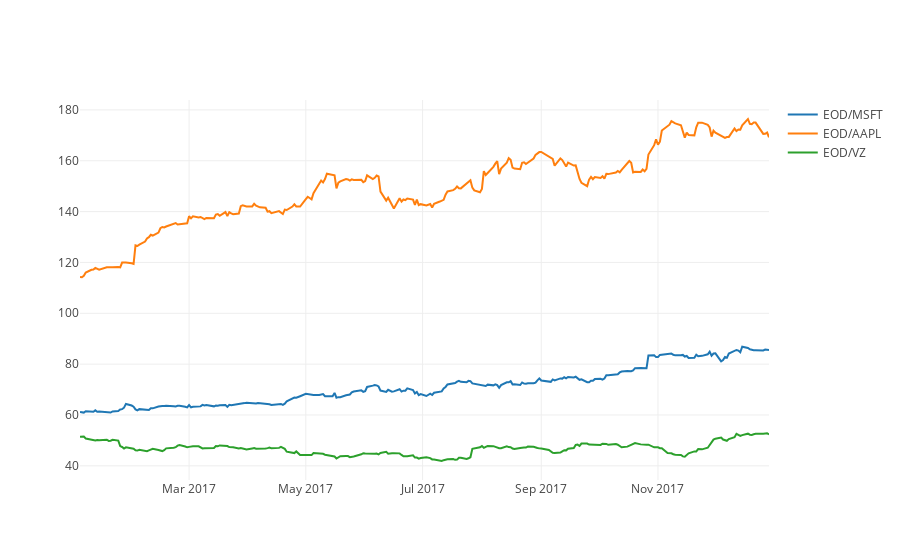

Source (notebook cell):
### Code cell
plot_list =[]
for equity in all_equity_data.keys():
    plot_list.append(go.Scatter(
        x = all_equity_data[equity].index,
        y = all_equity_data[equity]['Adj_Close'],
        name=equity
    ))
py.iplot(plot_list, filename='basic-line')

### Figure 1 — Plotly figure (JSON) as saved in the notebook; plotly's stock layout.template omitted (floating-point values rounded to 4 significant figures; data arrays with more than 128 entries replaced by an {"elided": "..."} marker saying what was removed)
{"data": [{"name": "EOD/MSFT", "type": "scatter", "x": {"elided": "251 str values"}, "y": {"elided": "251 float values"}}, {"name": "EOD/AAPL", "type": "scatter", "x": {"elided": "251 str values"}, "y": {"elided": "251 float values"}}, {"name": "EOD/VZ", "type": "scatter", "x": {"elided": "251 str values"}, "y": {"elided": "251 float values"}}], "layout": {}}
